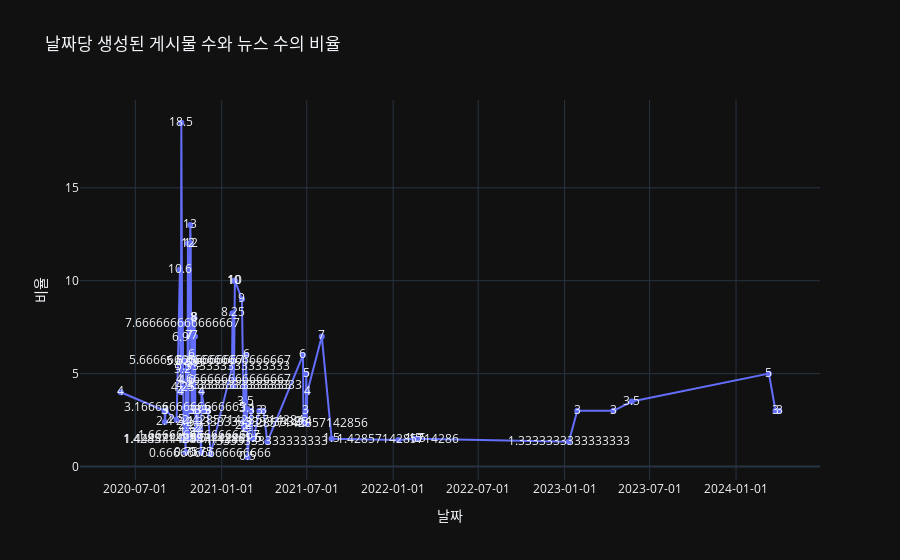

The notebook cell this image was saved under:
### Markdown cell above
# 2020년 10월 7일 실제로 게시글 확인해보면 그냥 코나 화재 관련해서 지들끼리 싸움나서 게시글이 많음

### Code cell
# Plotly를 사용하여 그래프 시각화
fig = px.line(combined_df, x=combined_df.index, y='ratio',
              title='날짜당 생성된 게시물 수와 뉴스 수의 비율',
              labels={'index': '날짜', 'ratio': '비율'},
              text='ratio')

# 그래프 레이아웃 조정
fig.update_layout(xaxis_tickformat='%Y-%m-%d', xaxis_title='날짜', yaxis_title='비율')
fig.show()
